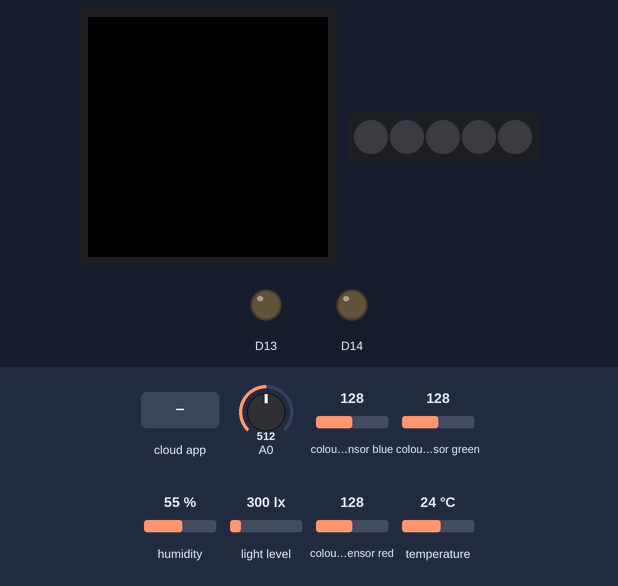
Simulated run of this sketch. Board: Arduino MKR. On the bench: 240×240 colour display, 5 RGB LEDs in strip order, left to right, output pins drawn as LEDs (lit = HIGH). Inputs (shaded band) come from the test bench; at power-on: A0 = 512, colour sensor blue 128, colour sensor green 128, humidity 55 %, light level 300 lx, colour sensor red 128, temperature 24 °C. Dim RGB values are drawn brighter than linear; WiFi joins after 1.5 s; servers stay silent unless stated.

Above: at 6.4 s.
6.5 s: the phone or cloud app sets cooling_fan to 0
At 7.7 s:
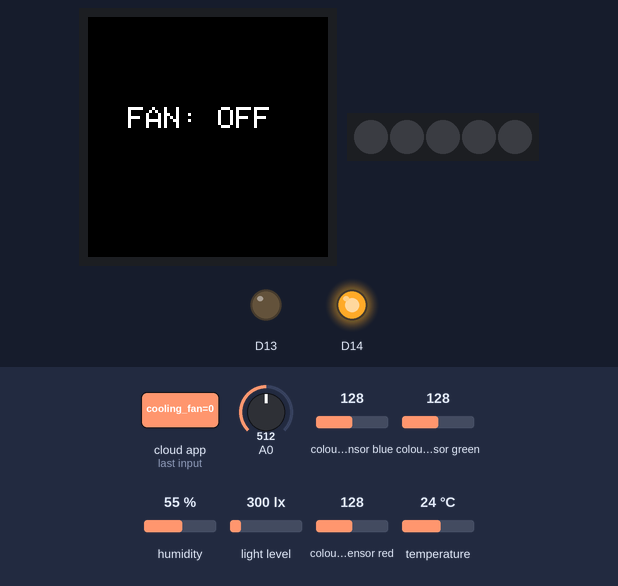
8.0 s: the phone or cloud app sets waterpump to 0
At 8.8 s:
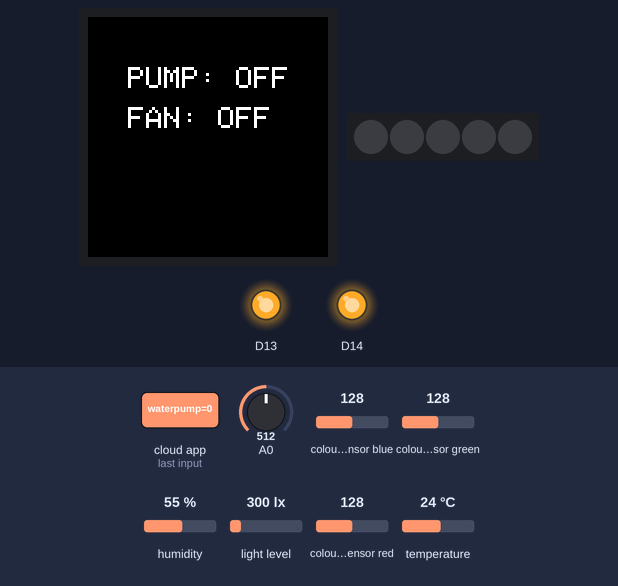
9.5 s: the phone or cloud app sets cooling_fan to 1
At 10.7 s:
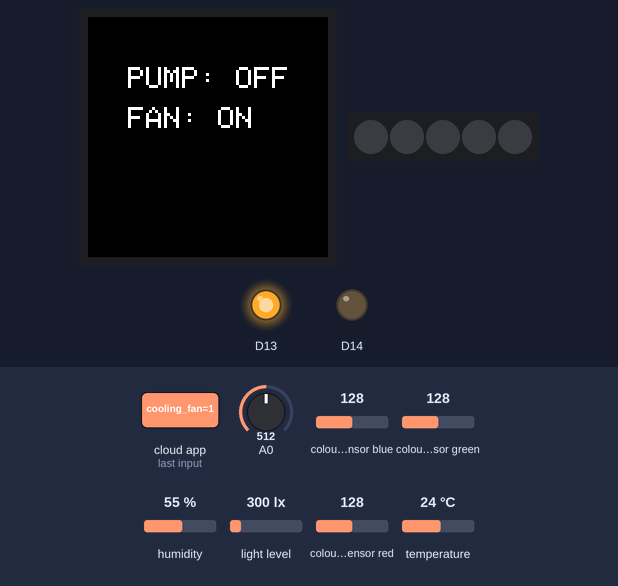
11.0 s: the phone or cloud app sets artificial_light to 0
At 11.7 s:
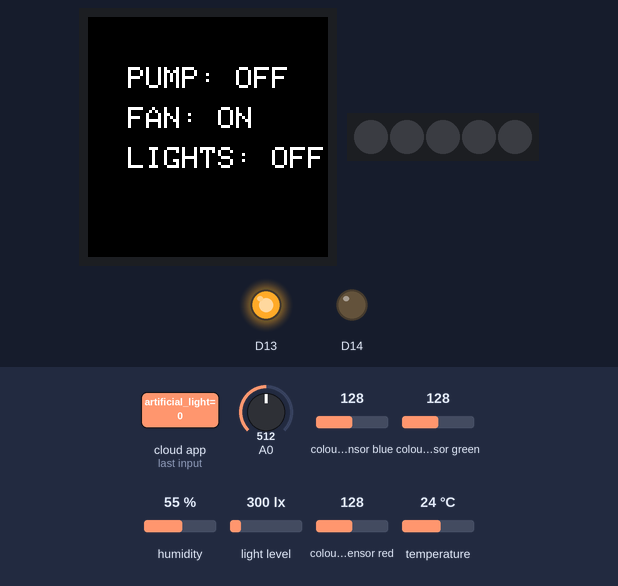
12.5 s: the phone or cloud app sets artificial_light to 1
At 13.7 s:
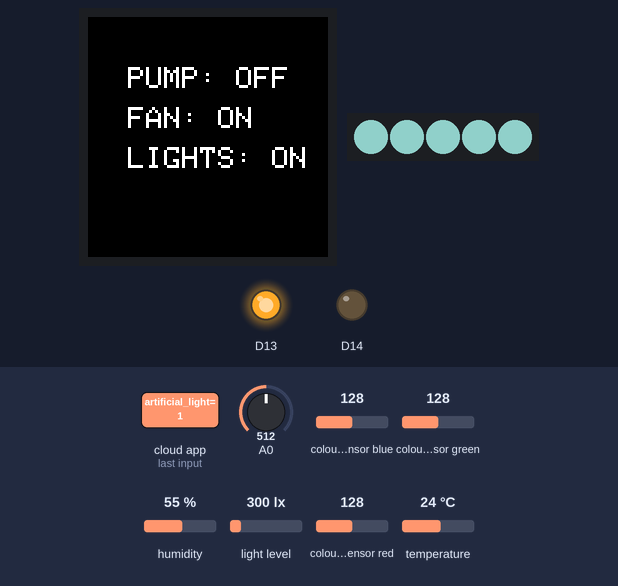
14.0 s: the phone or cloud app sets waterpump to 1
At 14.7 s:
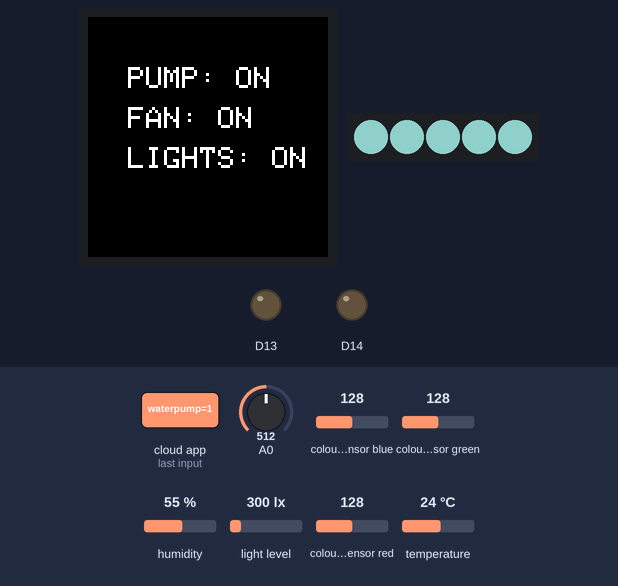
Timing chart, 0 to 16.6 s (numbered marks = the images above; inputs shaded):
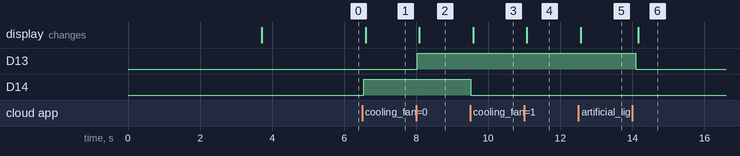

Measured:
- after the input at 6.5 s, D14: LOW → HIGH at once; the display: changes after 0.10 s (image 1)
- after the input at 8.0 s, D13: LOW → HIGH at once; the display: changes after 0.09 s (image 2)
- after the input at 9.5 s, D14: HIGH → LOW at once; the display: changes after 0.08 s (image 3)
- after the input at 11.0 s, the display: changes after 0.07 s (image 4)
- after the input at 12.5 s, the display: changes after 0.06 s (image 5)
- after the input at 14.0 s, D13: HIGH → LOW after 0.10 s; the display: changes after 0.16 s (image 6)

The sketch:

Untitled_jun05b.ino
```cpp
#include "arduino_secrets.h"
#include "thingProperties.h"
#include <Arduino_MKRIoTCarrier.h>
MKRIoTCarrier carrier;

int moistPin;

String waterPumpState;
String coolingFanState;
String lightState;

uint32_t lightsOn = carrier.leds.Color(82, 118, 115);
uint32_t lightsOff = carrier.leds.Color(0, 0, 0);

// Calibration offsets and scaling factors
float humidityOffset = -2.0; // Adjust this based on your reference sensor
int moistureDry = 1023; // Raw value for dry sensor (0% moisture)
int moistureWet = 700;  // Raw value for wet sensor (100% moisture)

void setup() {
  // Initialize serial and wait for port to open:
  Serial.begin(9600);
  delay(1500);

  // Defined in thingProperties.h
  initProperties();

  // Connect to Arduino IoT Cloud
  ArduinoCloud.begin(ArduinoIoTPreferredConnection);
  // Get Cloud Info/errors , 0 (only errors) up to 4
  setDebugMessageLevel(2);
  ArduinoCloud.printDebugInfo();

  // Wait to get cloud connection to init the carrier
  while (ArduinoCloud.connected() != 1) {
    ArduinoCloud.update();
    delay(500);
  }
  delay(500);
  CARRIER_CASE = false;
  carrier.begin();
  moistPin = carrier.getBoardRevision() == 1 ? A5 : A0; // assign A0 or A5 based on HW revision
  carrier.display.setRotation(0);
  delay(1500);
}

void loop() {
  // Update the Cloud
  ArduinoCloud.update();

  // Read temperature and humidity
  temperature = carrier.Env.readTemperature()-6;
  humidity = carrier.Env.readHumidity() + humidityOffset;

  // Read raw moisture value
  int raw_moisture = analogRead(moistPin);

  // Map raw moisture to a scale of 0 - 100
  moisture = map(raw_moisture, moistureDry, moistureWet, 0, 100);
  // Ensure moisture is within 0 - 100 range
  moisture = constrain(moisture, 0, 100);

  // Read ambient light
  while (!carrier.Light.colorAvailable()) {
    delay(5);
  }
  int none; // We don't need RGB colors
  carrier.Light.readColor(none, none, none, light);

  delay(100);
}

void onWaterpumpChange() {
  if (waterpump == true) {
    carrier.Relay2.open();
    waterPumpState = "PUMP: ON";
  } else {
    carrier.Relay2.close();
    waterPumpState = "PUMP: OFF";
  }
  updateScreen();
}

void onCoolingFanChange() {
  if (cooling_fan == true) {
    carrier.Relay1.open();
    coolingFanState = "FAN: ON";
  } else {
    carrier.Relay1.close();
    coolingFanState = "FAN: OFF";
  }
  updateScreen();
}

void onArtificialLightChange() {
  if (artificial_light == true) {
    carrier.leds.fill(lightsOn, 0, 5);
    carrier.leds.show();
    lightState = "LIGHTS: ON";
  } else {
    carrier.leds.fill(lightsOff, 0, 5);
    carrier.leds.show();
    lightState = "LIGHTS: OFF";
  }
  updateScreen();
}

// Update displayed Info
void updateScreen() {
  carrier.display.fillScreen(ST77XX_BLACK);
  carrier.display.setTextColor(ST77XX_WHITE);
  carrier.display.setTextSize(3);

  carrier.display.setCursor(40, 50);
  carrier.display.print(waterPumpState);
  carrier.display.setCursor(40, 90);
  carrier.display.print(coolingFanState);
  carrier.display.setCursor(40, 130);
  carrier.display.print(lightState);
}
```

arduino_secrets.h
```cpp
#define SECRET_OPTIONAL_PASS ""
#define SECRET_SSID ""
```

thingProperties.h
```cpp
// Code generated by Arduino IoT Cloud, DO NOT EDIT.

#include <ArduinoIoTCloud.h>
#include <Arduino_ConnectionHandler.h>

const char SSID[]     = SECRET_SSID;    // Network SSID (name)
const char PASS[]     = SECRET_OPTIONAL_PASS;    // Network password (use for WPA, or use as key for WEP)

void onArtificialLightChange();
void onCoolingFanChange();
void onWaterpumpChange();

float humidity;
float moisture;
float temperature;
int light;
bool artificial_light;
bool cooling_fan;
bool waterpump;

void initProperties(){

  ArduinoCloud.addProperty(humidity, READ, ON_CHANGE, NULL);
  ArduinoCloud.addProperty(moisture, READ, ON_CHANGE, NULL);
  ArduinoCloud.addProperty(temperature, READ, ON_CHANGE, NULL);
  ArduinoCloud.addProperty(light, READ, ON_CHANGE, NULL);
  ArduinoCloud.addProperty(artificial_light, READWRITE, ON_CHANGE, onArtificialLightChange);
  ArduinoCloud.addProperty(cooling_fan, READWRITE, ON_CHANGE, onCoolingFanChange);
  ArduinoCloud.addProperty(waterpump, READWRITE, ON_CHANGE, onWaterpumpChange);

}

WiFiConnectionHandler ArduinoIoTPreferredConnection(SSID, PASS);
```
